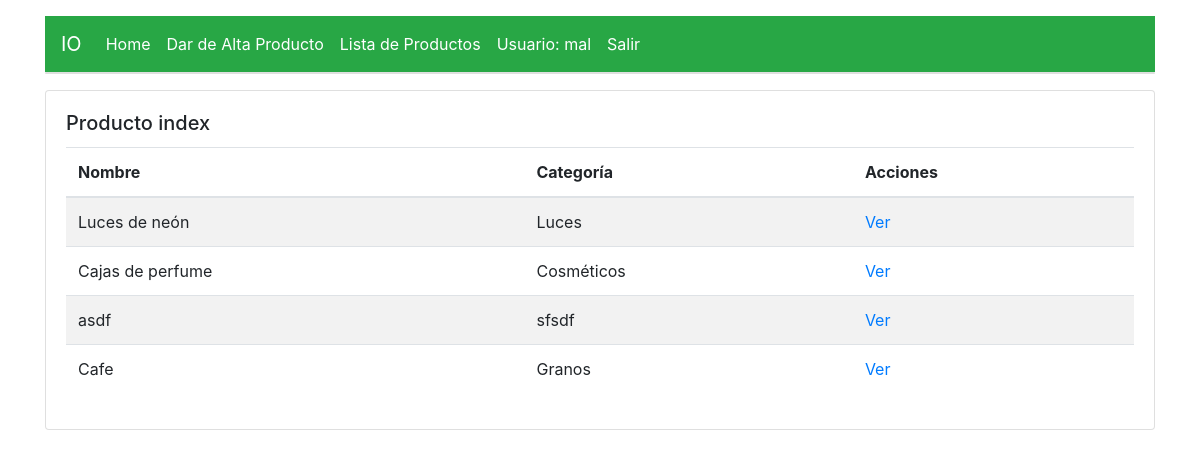
Page /msapp/modelo1/index (signed in) on the earlier database version.
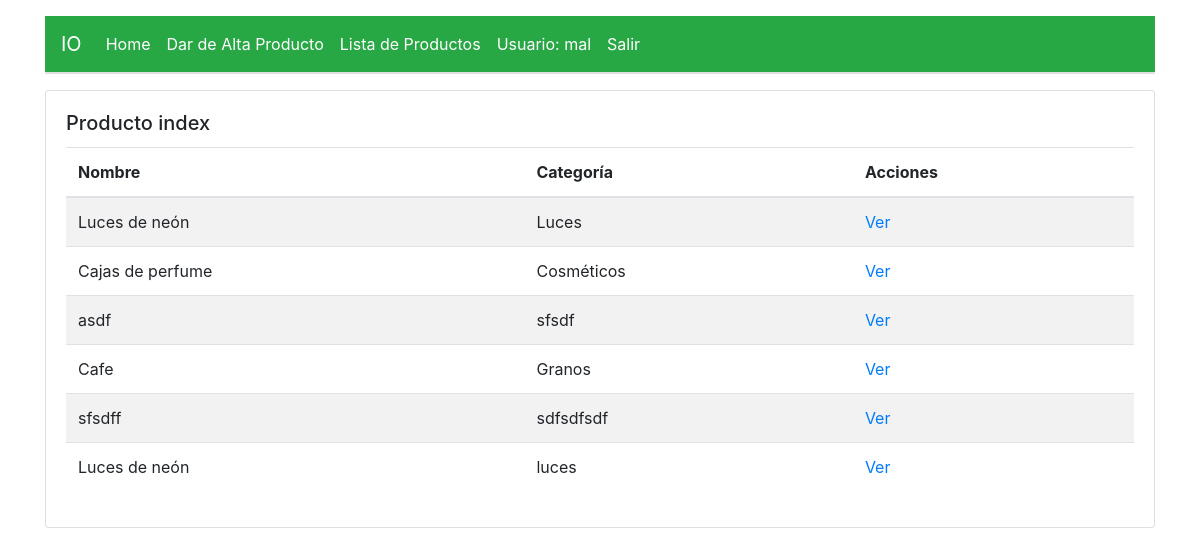
Same page on the later database version.
### msapp/models.py (models this page shows, shortened)
class Modelo1(models.Model):
	nombre_producto		= models.CharField(max_length=50)
	categoria	= models.CharField(max_length=50)
	usuario 	= models.ForeignKey(User, on_delete=models.CASCADE)
	tiempo 	= models.FloatField(default=1)
	d		= models.IntegerField(verbose_name='Demanda Total')
	k 		= models.FloatField(verbose_name='Costo de Preparación de Pedido')
	h 		= models.FloatField(verbose_name='Costo de Almacenamiento')
	def inventario_promedio(self):
		return self.d / 2
	ip = property(inventario_promedio)
	def lote_optimo_compra(self):
		return round(sqrt((2*self.k*self.d)/self.h))
	loc = property(lote_optimo_compra)
	def longitud_ciclo(self):
		lc = self.loc / (self.d/self.tiempo)
		if(lc < 1):
			lc = lc * 365 #paso a dias
		return	format(lc, '.2f')
	lc 	= property(longitud_ciclo)
	def costo_inventario(self):
		yy = self.loc
		dd = self.d
		kk = self.k
		hh = self.h
		yd = yy/dd
		termino1 = kk / yd
		termino2 = hh * (yy/2)
		return round(termino1 + termino2)
	ci = property(costo_inventario)

### msapp/views.py (the view)
# urls.py: path('modelo1/index', views.modelo1_index, name='modelo1_index'),
@login_required
def modelo1_index(request):
	titulo 	= 'Index'
	template = loader.get_template('msapp/modelo1/index.html')
	usuario_logueado = request.user
	modelo_context = Modelo1.objects.filter(usuario=usuario_logueado)
	context = {
		'titulo'	: titulo,
		'productos' 	: modelo_context,
	}
	return HttpResponse(template.render(context, request))

### msapp/templates/msapp/modelo1/index.html
{% extends 'base.html' %}
{% block content %}
<div class="card">
  <div class="card-body">
  	<h5 class="card-title">Producto index</h5>
    <table class="table table-striped">
	  <thead>
	    <tr>
		    <th scope="col">Nombre</th>
		    <th scope="col">Categoría</th>
		    <th scope="col">Acciones</th>
	    </tr>
	  </thead>
	  <tbody>
	    {% for producto in productos %}
	    <tr>
	      	<td>{{ producto.nombre_producto }}</td>
	      	<td>{{ producto.categoria }}</td>
	      	<td scope="row">
	    		<a href="{% url 'modelo1_show' producto.id %}">Ver</a></li>
	    	</td>
	    </tr>
    	{% endfor %}
	  </tbody>
	</table>
  </div>
</div>
{% endblock %}

Differences in the rows shown:
added Modelo1: nombre_producto "sfsdff", categoria "sdfsdfsdf"
added Modelo1: nombre_producto "Luces de neón", categoria "luces"
